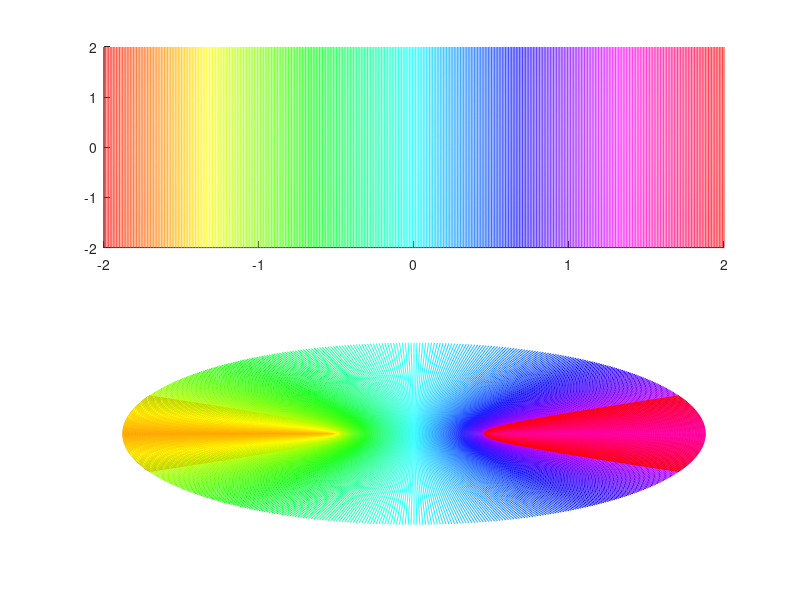

Recreate this plot in MATLAB.
clear

xgrid = -2:0.01:2;
ygrid = -2:0.01:2;
[X,Y] = meshgrid(xgrid,ygrid);

hue = linspace(0,1,length(xgrid));
val = ones([2,length(hue)]);
color = vertcat(hue,val);
color = hsv2rgb(color');
for x = 1:length(xgrid)
    Z = X(:,x)+1i*Y(:,x);
    tz = sin(Z);
    
    subplot(2,1,1)
    hold on;
    plot(X(:,x),Y(:,x),'Color',color(x,:));
    
    
    subplot(2,1,2)
    hold on;
    axis off
    plot(real(tz),imag(tz),'Color',color(x,:));
end

% 
% hue = linspace(0,1,length(ygrid));
% sat = linspace(0,1,length(xgrid));
% val = ones([2,length(hue)]);
% color = vertcat(hue,val);
% color = hsv2rgb(color');
% 
% for y = 1:length(ygrid)
%     pause
%     Z = X(y,:)+1i*Y(y,:);
%     tz = sin(Z);
%     
%     subplot(2,1,1)
%     hold on;
%     plot(X(y,:),Y(y,:),'Color',color(y,:))
%     subplot(2,1,2)
%     hold on;
%     axis off
%     plot(real(tz),imag(tz),'Color',color(y,:));
% end

    